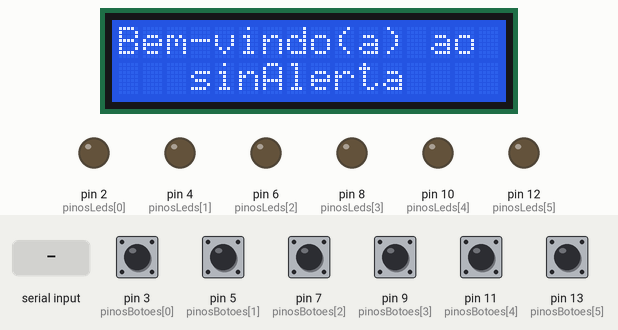
The sketch below on a simulated Arduino Uno, built with avr-gcc and run on an emulated ATmega328P. Shown: 16×2 character LCD, output pins drawn as LEDs (lit = HIGH). Dashed ring = blinking. The inputs (shaded band) are chosen by the test bench; at power-on: pin 3 (pinosBotoes[0]), pin 5 (pinosBotoes[1]), pin 7 (pinosBotoes[2]), pin 9 (pinosBotoes[3]), pin 11 (pinosBotoes[4]), pin 13 (pinosBotoes[5]) HIGH. Random numbers use the default seed unless the sketch sets one; what the sketch prints to the serial monitor is not drawn.

Above: at 1.2 s.
1.3 s: "p90\n" received over Serial
At 2.5 s:
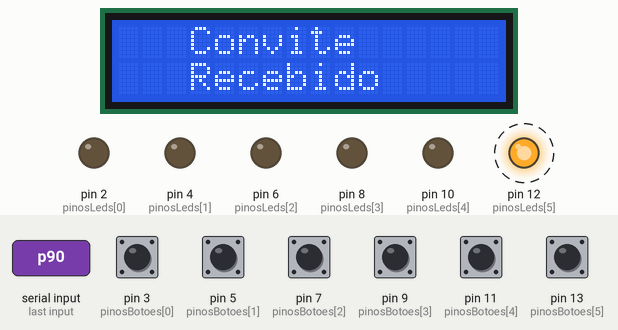
5.1 s: pin 13 (pinosBotoes[5]) pulled LOW for 1 s
At 6.7 s:
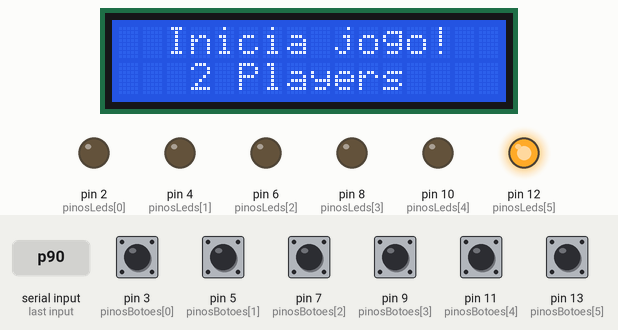
7.6 s: byte 112 ('p') received over Serial
At 9.0 s:
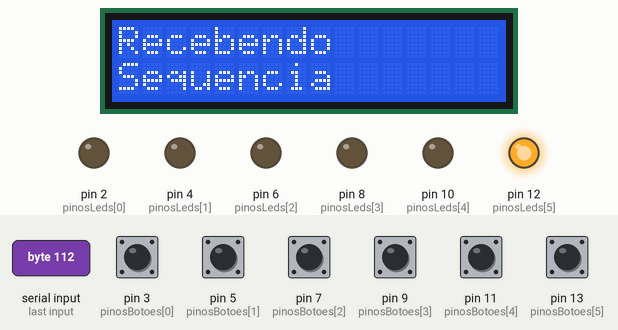
11.7 s: pin 3 (pinosBotoes[0]) pulled LOW for 0.15 s
At 11.85 s:
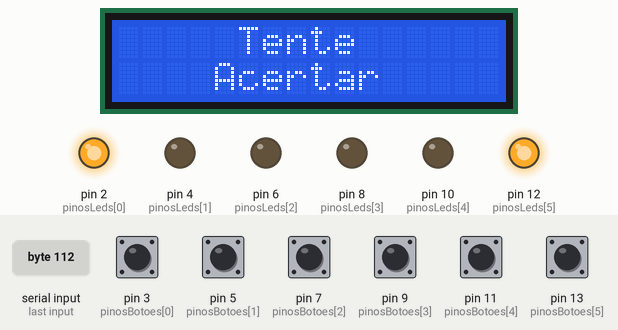
13.9 s: pin 11 (pinosBotoes[4]) pulled LOW for 1 s
At 17.9 s:
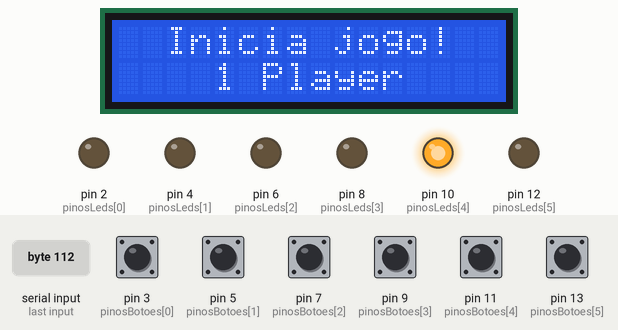
18.3 s: pin 5 (pinosBotoes[1]) pulled LOW for 0.15 s
At 18.72 s:
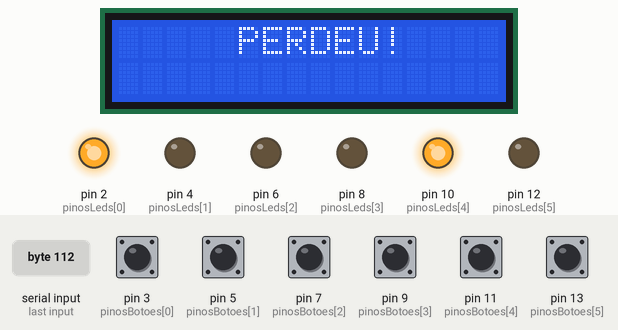
Timing chart, 0 to 21.5 s (numbered marks = the images above; inputs shaded):
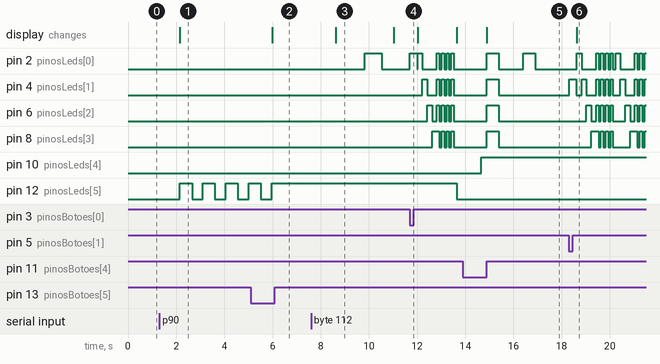

The sketch:

arduino2.ino
```cpp
// LCD
# include <Wire.h>
# include <LiquidCrystal_I2C.h>

LiquidCrystal_I2C lcd(0x27,16,2);
////////////////////////////////////////////////////////////

int pinosLeds[6] = { 2, 4, 6, 8, 10, 12 };
int pinosBotoes[6] = { 3, 5, 7, 9, 11, 13 };
bool state;

int idx = 0;
int rodada = 2;
bool teste = true;
int botao_pressionado2 = 0;
int passo_atual_jogo_2 = 0;
bool acertou =false;
bool jogo_ativo = false;
bool negou_w = false;
bool teste2 = true;
int array[100];
bool oponente_perdeu = false;
bool nova_sequencia_recebida = false;
String mensagem_recebida = "";


bool perdeu_o_jogo2 = false;


// Nossa sequência de até 100 itens vai começar vazia.
int sequencia[100] = {};
// Indica a rodada atual que o jogo se encontra.
int rodada_atual = 0;
// Indica o passo atual dentro da sequência, é usado enquanto a sequência
// está sendo reproduzida.
int passo_atual_na_sequencia = 0;


int botao_pressionado = 0;
// Flag indicando se o jogo acabou.
int perdeu_o_jogo = false;


void setup() {
  lcd.init();
  lcd.clear();
  lcd.backlight();
  Serial.begin(9600);

  for (int i = 0; i < 6; i++) {
    pinMode(pinosLeds[i], OUTPUT);
  }

  for (int i = 0; i < 6; i++) {
    pinMode(pinosBotoes[i], INPUT_PULLUP);
  }

  randomSeed(analogRead(0));
}

void loop() {
  if (!jogo_ativo) { // Enquanto nenhum jogo estiver ativo
  // LCD
  lcd.setCursor(0,0);
  lcd.print("Bem-vindo(a) ao");
  lcd.setCursor(3,1);
  lcd.print("sinAlerta");
  ///////////////////////////////////////////////////////////////////////////////
    if (digitalRead(pinosBotoes[4]) == LOW && negou_w == false) {
      digitalWrite(pinosLeds[4], HIGH);// Botão 11 pressionado
      delay(200); // Pequeno delay para debounce
      // LCD
      lcd.clear();
      lcd.setCursor(2,0);
      lcd.print("Inicia jogo!");
      lcd.setCursor(4,1);
      lcd.print("1 Player");
      //////////////////////////////////////////////////////
      jogo_ativo = true; // Ativa o jogo
      jogo1(); // Chama o jogo 1
      //digitalWrite(pinosLeds[5], LOW);
    } else{
      bool resposta = aceitar_recusar_jogo2();
      if (resposta  == true){
        rodada = 2;
        jogo_ativo = true;
        digitalWrite(pinosLeds[5], HIGH);
        // LCD
        lcd.clear();
        lcd.setCursor(2,0);
        lcd.print("Inicia jogo!");
        lcd.setCursor(3,1);
        lcd.print("2 Players");
        ///////////////////////////////////////////////////////////////
        jogo2();
      } else{
        digitalWrite(pinosLeds[5], LOW);
        delay(1000);
        negou_w = false;
      }
    }
    //if (digitalRead(pinosBotoes[5]) == LOW) {// Botão 13 pressionado
     // digitalWrite(pinosLeds[5], HIGH);
     // delay(200); // Pequeno delay para debounce
     // jogo_ativo = true; // Ativa o jogo
     // jogo2(); // Chama o jogo 2
   // }
  }
}

void printSequencia() {
  Serial.print("Sequência atual: ");
  for (int j = 0; j < idx; j++) {
    Serial.print(array[j]);
    Serial.print(" ");
  }
  Serial.println();
}

String arrayParaString(int* arr, int length) {
  String result = "";
  for (int i = 0; i < length; i++) {
    result += String(arr[i]);
  }
  return result;
}

void StringToArray(String input, int* arr) {
  for (int i = 0; i < input.length(); i++) {
    arr[i] = input[i] - '0';
  }
}

void aguardarJogador2() {
  for (int i = 0; i < rodada; i++) {
    aguardarJogada2();

    if (array[passo_atual_jogo_2] != botao_pressionado2) {
      perdeu_o_jogo2 = true;
      return;
    }

    passo_atual_jogo_2++;
  }

  passo_atual_jogo_2 = 0;
}

void aguardarJogada2() {
  bool jogada_efetuada2 = false;
  while (!jogada_efetuada2) {
    processar_mensagem();
    if (oponente_perdeu) {
      return;
    }
    for (int i = 0; i < 4; i++) {
      if (digitalRead(pinosBotoes[i]) == LOW) {
        botao_pressionado2 = i;
        digitalWrite(pinosLeds[i], HIGH);
        delay(300);
        digitalWrite(pinosLeds[i], LOW);
        jogada_efetuada2 = true;
        while (digitalRead(pinosBotoes[i]) == LOW) {
          delay(10);
        }
        break;
      }
    }
    delay(10);
  }
}


void gameOver2() {
  lcd.clear();
  lcd.setCursor(5,0);
  lcd.print("PERDEU!");
  for (int i = 0; i <= 3; i++) {
    digitalWrite(pinosLeds[i], HIGH);
    delay(200);
    digitalWrite(pinosLeds[i], LOW);
  }

  for (int i = 0; i <= 3; i++) {
    digitalWrite(pinosLeds[0], HIGH);
    digitalWrite(pinosLeds[1], HIGH);
    digitalWrite(pinosLeds[2], HIGH);
    digitalWrite(pinosLeds[3], HIGH);
    delay(100);
    digitalWrite(pinosLeds[0], LOW);
    digitalWrite(pinosLeds[1], LOW);
    digitalWrite(pinosLeds[2], LOW);
    digitalWrite(pinosLeds[3], LOW);
    delay(100);
  }

  perdeu_o_jogo2 = true;
}

void montar_sequencia(){
  idx = 0;
  lcd.clear();
  lcd.setCursor(3,0);
  lcd.print("Monte com");
  lcd.setCursor(3,1);
  lcd.print(String(rodada) + " passos");
  while (idx < rodada) {
    for (int i = 0; i < 4; i++) {
      if (digitalRead(pinosBotoes[i]) == LOW) {
        digitalWrite(pinosLeds[i], HIGH);

        array[idx] = i;
        idx++;
        delay(300);
        digitalWrite(pinosLeds[i], LOW);

        // Aguarda o botão ser liberado
        while (digitalRead(pinosBotoes[i]) == LOW) {
          delay(10);
        }
      }
    }
    delay(10);
  }

  // Após a sequência ser montada, envia pelo Serial
  String mensagem = arrayParaString(array, idx);
  Serial.println(mensagem);
  idx = 0;
  apagarTodosLeds();
}

void apagarTodosLeds() {
  // Desliga todos os LEDs
  for (int i = 0; i < 4; i++) {
    digitalWrite(pinosLeds[i], LOW);
  }
}

void receber_mensagem() {
  if (nova_sequencia_recebida) {
    StringToArray(mensagem_recebida, array);
    lcd.clear();
    lcd.setCursor(0, 0);
    lcd.print("Recebendo");
    lcd.setCursor(0, 1);
    lcd.print("Sequencia");
    for (int i = 0; i < rodada; i++) {
      digitalWrite(pinosLeds[array[i]], HIGH);
      delay(700);
      digitalWrite(pinosLeds[array[i]], LOW);
      delay(500);
    }
    teste = false;
    nova_sequencia_recebida = false;
    lcd.clear();
    lcd.setCursor(5, 0);
    lcd.print("Tente");
    lcd.setCursor(4, 1);
    lcd.print("Acertar");
  }
}


void leds_acertou(){
  for (int z = 0; z <4; z++){
    digitalWrite(pinosLeds[z], HIGH);
  }
  delay(1000);
  for (int z = 0; z <4; z++){
    digitalWrite(pinosLeds[z], LOW);
  }
}

void jogo2() {
  teste2 = true;
  while (teste2) {
    processar_mensagem();
    if (oponente_perdeu) {
      lcd.clear();
      lcd.setCursor(2, 0);
      lcd.print("Voce ganhou!");
      delay(2000);
      resetarVariaveis();
      break;
    }
    if (teste) {
      receber_mensagem();
      processar_mensagem(); // Verifica novas mensagens
    } else {
      aguardarJogador2();
      processar_mensagem();
      if (oponente_perdeu) {
        lcd.clear();
        lcd.setCursor(2, 0);
        lcd.print("Voce ganhou!");
        delay(2000);
        resetarVariaveis();
        break;
      }
      if (!perdeu_o_jogo2) {
        leds_acertou();
        rodada++;
        montar_sequencia();
        lcd.clear();
        lcd.setCursor(4, 0);
        lcd.print("Vez do");
        lcd.setCursor(3, 1);
        lcd.print("oponente");
        perdeu_o_jogo2 = false;
        teste = true;
      } else {
        gameOver2();
        Serial.println("PERDEU");
        resetarVariaveis();
      }
    }
  }
}


void proximaRodada() {
  int numero_sorteado = random(0, 4); // Sorteia entre 0 e 3
  sequencia[rodada_atual++] = numero_sorteado;
}

void reproduzirSequencia() {
  //Serial.print("Sequência atual: ");
  for (int i = 0; i < rodada_atual; i++) {
    //Serial.print(sequencia[i]);
    //Serial.print(" ");
    digitalWrite(pinosLeds[sequencia[i]], HIGH);
    delay(500);
    digitalWrite(pinosLeds[sequencia[i]], LOW);
    delay(100);
  }
  //Serial.println();
}

void aguardarJogador() {
  for (int i = 0; i < rodada_atual; i++) {
    aguardarJogada();

    if (sequencia[passo_atual_na_sequencia] != botao_pressionado) {
      gameOver();
      return;
    }

    passo_atual_na_sequencia++;
  }

  passo_atual_na_sequencia = 0;
}

void aguardarJogada() {
  bool jogada_efetuada = false;
  while (!jogada_efetuada) {
    for (int i = 0; i <= 3; i++) {
      if (digitalRead(pinosBotoes[i]) == LOW) {
        botao_pressionado = i;

        digitalWrite(pinosLeds[i], HIGH);
        delay(300);
        digitalWrite(pinosLeds[i], LOW);

        jogada_efetuada = true;
      }
    }

    if (digitalRead(pinosBotoes[4]) == LOW) {
      perdeu_o_jogo = true;
      return;
    }

    delay(10);
  }
}

void gameOver() {
  lcd.clear();
  lcd.setCursor(5,0);
  lcd.print("PERDEU!");

  for (int i = 0; i <= 3; i++) {
    digitalWrite(pinosLeds[i], HIGH);
    delay(200);
    digitalWrite(pinosLeds[i], LOW);
  }

  for (int i = 0; i <= 3; i++) {
    digitalWrite(pinosLeds[0], HIGH);
    digitalWrite(pinosLeds[1], HIGH);
    digitalWrite(pinosLeds[2], HIGH);
    digitalWrite(pinosLeds[3], HIGH);
    delay(100);
    digitalWrite(pinosLeds[0], LOW);
    digitalWrite(pinosLeds[1], LOW);
    digitalWrite(pinosLeds[2], LOW);
    digitalWrite(pinosLeds[3], LOW);
    delay(100);
  }

  perdeu_o_jogo = true;
}

void tocarInicio() {
  for (int i = 0; i <= 3; i++) {
    digitalWrite(pinosLeds[i], HIGH);
  }
  delay(500);
  for (int i = 0; i <= 3; i++) {
    digitalWrite(pinosLeds[i], LOW);
  }
  delay(500);
}

void jogo1() {
  resetarJogo();
  tocarInicio();
  delay(500);

  while (!perdeu_o_jogo) { // Continua enquanto o jogador não perder
    proximaRodada();       // Adiciona um novo passo à sequência
    reproduzirSequencia(); // Reproduz a sequência até o momento
    aguardarJogador();     // Aguarda o jogador reproduzir a sequência

    if (!perdeu_o_jogo) {  // Se o jogador acertar, continua para a próxima rodada
      delay(1000);         // Pequena pausa antes da próxima rodada
    }
  }

  gameOver(); // Executa a sequência de "fim de jogo" caso o jogador erre
  jogo_ativo = false;
  digitalWrite(pinosLeds[4], LOW);
  negou_w = false;
  teste = true;
  teste2 = true;
  rodada = 2;
  perdeu_o_jogo2 = false;
  idx = 0;
  passo_atual_jogo_2 = 0;

  limpar_buffer();
  lcd.clear();
}

void resetarJogo() {
  for (int i = 0; i < 100; i++) {
    sequencia[i] = 0;
  }
  rodada_atual = 0;
  passo_atual_na_sequencia = 0;
  perdeu_o_jogo = false;
}

void piscarLed(int idx_led){
  digitalWrite(pinosLeds[idx_led], HIGH);
  delay(500);
  digitalWrite(pinosLeds[idx_led], LOW);// Para parar pelo botão, deve pressionar.
  delay(450);
}

bool aceitar_recusar_jogo2(){
  //limpar_buffer();
  if (Serial.available() > 0){
    char convite = Serial.read();
    if (convite == 'p'){
      lcd.clear();
      lcd.setCursor(3,0);
      lcd.print("Convite");
      lcd.setCursor(3,1);
      lcd.print("Recebido");
      negou_w = true;
      bool aceitou = false;
      bool negou = false;
      // ... inside your function where Arduino 2 accepts the game
      oponente_perdeu = false;
      nova_sequencia_recebida = false;
      mensagem_recebida = "";
      limpar_buffer();

      unsigned long startTime = millis();
      while (aceitou == false && negou == false && millis() - startTime <= 5000){
        piscarLed(5);
        if (digitalRead(pinosBotoes[5]) == LOW){
          aceitou = true;
        }
        if (digitalRead(pinosBotoes[4]) == LOW){
          negou = true;
        }
      }
      digitalWrite(pinosLeds[5], LOW);
      if (aceitou == true){
        Serial.write('a');
        return true;
      } else{
        Serial.write('n');
        return false;
      }
    }
  }
  return false;
}

void limpar_buffer(){
  while (Serial.available() > 0){
    Serial.read();
  }
}

void processar_mensagem() {
  if (Serial.available() > 0) {
    String mensagem = Serial.readStringUntil('\n');
    mensagem.trim();
    if (mensagem == "PERDEU") {
      oponente_perdeu = true;
    } else {
      // Assume que é uma sequência
      mensagem_recebida = mensagem;
      nova_sequencia_recebida = true;
    }
  }
}

void resetarVariaveis() {
  jogo_ativo = false;
  teste2 = false;
  oponente_perdeu = false;
  perdeu_o_jogo2 = false;
  teste = true;
  rodada = 2;
  idx = 0;
  passo_atual_jogo_2 = 0;
  nova_sequencia_recebida = false;
  mensagem_recebida = "";
  limpar_buffer();
  lcd.clear();
}
```

Measured:
- after the input at 1.3 s, pin 12 (pinosLeds[5]): alternates HIGH for 0.50 s and LOW for 0.45 s, starting after 0.86 s; the display: changes after 0.86 s (image 1)
- after the input at 5.1 s, the display: changes after 0.88 s (image 2)
- after the input at 7.6 s, pin 2 (pinosLeds[0]): LOW → HIGH after 2.2 s, → LOW 0.70 s later; the display: changes after 1.0 s (image 3)
- after the input at 11.7 s, pin 2 (pinosLeds[0]): goes HIGH 0.30 s, LOW 0.02 s, HIGH 0.20 s, LOW 0.60 s, 3 × (HIGH 0.10 s, LOW 0.10 s), HIGH 0.10 s, then LOW, starting at once; pin 4 (pinosLeds[1]): goes HIGH 0.20 s, LOW 0.40 s, 3 × (HIGH 0.10 s, LOW 0.10 s), HIGH 0.10 s, then LOW, starting after 0.52 s
- after the input at 13.9 s, pin 2 (pinosLeds[0]): alternates HIGH for 0.50 s and LOW for 1.0 s, starting after 0.99 s; pin 4 (pinosLeds[1]), pin 6 (pinosLeds[2]), pin 8 (pinosLeds[3]): LOW → HIGH after 0.99 s, → LOW 0.50 s later; pin 10 (pinosLeds[4]): LOW → HIGH after 0.77 s; the display: changes after 0.99 s (image 5)
- after the input at 18.3 s, pin 2 (pinosLeds[0]): LOW → HIGH after 0.33 s, → LOW 0.20 s later, → HIGH 0.60 s later, → LOW 0.10 s later, … (17 changes in this stretch); pin 4 (pinosLeds[1]): LOW → HIGH at once, → LOW 0.30 s later, → HIGH 0.22 s later, → LOW 0.20 s later, … (19 changes in this stretch)
- what the display in image 3 shows lasts 2.4 s, from 8.6 s to 11.0 s
